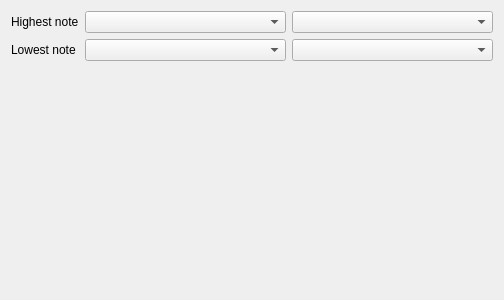
<?xml version="1.0" encoding="UTF-8"?>
<ui version="4.0">
 <class>NotesExerciseSettings</class>
 <widget class="QWidget" name="NotesExerciseSettings">
  <property name="geometry">
   <rect>
    <x>0</x>
    <y>0</y>
    <width>504</width>
    <height>300</height>
   </rect>
  </property>
  <property name="windowTitle">
   <string>Notes exercise</string>
  </property>
  <layout class="QGridLayout" name="gridLayout" columnstretch="0,1,1">
   <item row="0" column="2">
    <widget class="QComboBox" name="HighOctave"/>
   </item>
   <item row="1" column="2">
    <widget class="QComboBox" name="LowOctave"/>
   </item>
   <item row="0" column="1">
    <widget class="QComboBox" name="HighNote">
     <property name="maxVisibleItems">
      <number>12</number>
     </property>
    </widget>
   </item>
   <item row="1" column="1">
    <widget class="QComboBox" name="LowNote">
     <property name="maxVisibleItems">
      <number>12</number>
     </property>
    </widget>
   </item>
   <item row="0" column="0">
    <widget class="QLabel" name="HighLabel">
     <property name="text">
      <string>Highest note</string>
     </property>
    </widget>
   </item>
   <item row="1" column="0">
    <widget class="QLabel" name="LowLabel">
     <property name="text">
      <string>Lowest note</string>
     </property>
    </widget>
   </item>
   <item row="2" column="0" colspan="3">
    <spacer name="verticalSpacer">
     <property name="orientation">
      <enum>Qt::Vertical</enum>
     </property>
     <property name="sizeHint" stdset="0">
      <size>
       <width>20</width>
       <height>40</height>
      </size>
     </property>
    </spacer>
   </item>
  </layout>
 </widget>
 <resources/>
 <connections/>
</ui>
